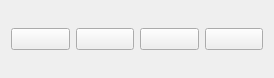
<?xml version="1.0" encoding="UTF-8"?>
<ui version="4.0">
 <class>LauncherMenu</class>
 <widget class="QWidget" name="LauncherMenu">
  <property name="geometry">
   <rect>
    <x>0</x>
    <y>0</y>
    <width>274</width>
    <height>78</height>
   </rect>
  </property>
  <property name="windowTitle">
   <string>Form</string>
  </property>
  <layout class="QHBoxLayout" name="horizontalLayout">
   <item>
    <widget class="QPushButton" name="pbStatistics">
     <property name="toolTip">
      <string>Show statistics window</string>
     </property>
     <property name="text">
      <string/>
     </property>
     <property name="icon">
      <iconset resource="../resources/resources.qrc">
       <normaloff>:/icons/statistics.svg</normaloff>:/icons/statistics.svg</iconset>
     </property>
     <property name="iconSize">
      <size>
       <width>47</width>
       <height>47</height>
      </size>
     </property>
    </widget>
   </item>
   <item>
    <widget class="QPushButton" name="pbHistory">
     <property name="toolTip">
      <string>Show history window</string>
     </property>
     <property name="text">
      <string/>
     </property>
     <property name="icon">
      <iconset resource="../resources/resources.qrc">
       <normaloff>:/icons/streamline_history.png</normaloff>:/icons/streamline_history.png</iconset>
     </property>
     <property name="iconSize">
      <size>
       <width>47</width>
       <height>47</height>
      </size>
     </property>
    </widget>
   </item>
   <item>
    <widget class="QPushButton" name="pbProgress">
     <property name="toolTip">
      <string>Show goals window</string>
     </property>
     <property name="text">
      <string/>
     </property>
     <property name="icon">
      <iconset resource="../resources/resources.qrc">
       <normaloff>:/icons/progress.svg</normaloff>:/icons/progress.svg</iconset>
     </property>
     <property name="iconSize">
      <size>
       <width>47</width>
       <height>47</height>
      </size>
     </property>
    </widget>
   </item>
   <item>
    <widget class="QPushButton" name="pbSettings">
     <property name="toolTip">
      <string>Show settings window</string>
     </property>
     <property name="text">
      <string/>
     </property>
     <property name="icon">
      <iconset resource="../resources/resources.qrc">
       <normaloff>:/icons/streamline_settings.png</normaloff>:/icons/streamline_settings.png</iconset>
     </property>
     <property name="iconSize">
      <size>
       <width>47</width>
       <height>47</height>
      </size>
     </property>
    </widget>
   </item>
  </layout>
 </widget>
 <resources>
  <include location="../resources/resources.qrc"/>
 </resources>
 <connections/>
</ui>
